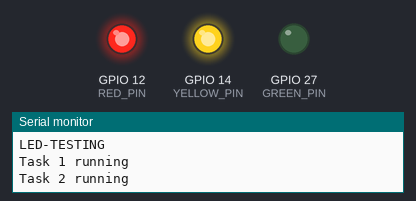
The sketch below on a simulated ESP32. Shown: output pins drawn as LEDs (lit = HIGH), the last lines printed to the serial monitor.

Above: at 0.65 s.
At 3.35 s:
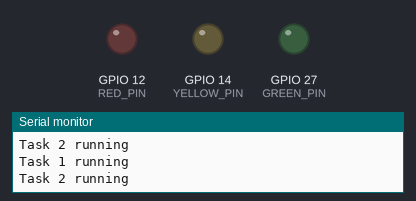
Timing chart, 0 to 3.6 s (numbered marks = the images above):
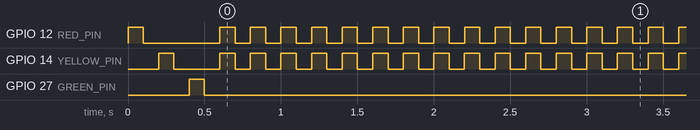

Measured:
- by itself, GPIO 12 (RED_PIN), GPIO 14 (YELLOW_PIN): repeats every 0.20 s: HIGH 0.10 s, LOW 0.10 s

The sketch:

vTask.ino
```cpp
#include <Arduino.h>
#include <stdio.h>

#define RED_PIN 12
#define YELLOW_PIN 14
#define GREEN_PIN 27

// Task handles (optional)
TaskHandle_t Task1Handle = NULL;
TaskHandle_t Task2Handle = NULL;

// Example task functions
void Task1(void *pvParameters) {
  for (;;) {
    Serial.println("Task 1 running");
    digitalWrite(YELLOW_PIN, HIGH);
    vTaskDelay(100 / portTICK_PERIOD_MS);
    digitalWrite(YELLOW_PIN, LOW);
    vTaskDelay(100 / portTICK_PERIOD_MS);
  }
}

void Task2(void *pvParameters) {
  for (;;) {
    Serial.println("Task 2 running");
    digitalWrite(RED_PIN, HIGH);
    vTaskDelay(100 / portTICK_PERIOD_MS);
    digitalWrite(RED_PIN, LOW);
    vTaskDelay(100 / portTICK_PERIOD_MS);
  }
}

void setup()
{
  Serial.begin(9600);
  // config LEDS
  Serial.println("LED-TESTING");
  pinMode(RED_PIN, OUTPUT);
  pinMode(YELLOW_PIN, OUTPUT);
  pinMode(GREEN_PIN, OUTPUT);
  digitalWrite(RED_PIN, HIGH);
  delay(100);
  digitalWrite(RED_PIN, LOW);
  delay(100);
  digitalWrite(YELLOW_PIN, HIGH);
  delay(100);
  digitalWrite(YELLOW_PIN, LOW);
  delay(100);
  digitalWrite(GREEN_PIN, HIGH);
  delay(100);
  digitalWrite(GREEN_PIN, LOW);
  delay(100);

  // Create tasks
  xTaskCreate(
    Task1,           // Task function
    "Task1",         // Name
    2048,            // Stack size (ESP32 needs more stack, e.g., 2048 bytes)
    NULL,            // Parameters
    1,               // Priority
    &Task1Handle     // Task handle
  );

  xTaskCreate(
    Task2,
    "Task2",
    2048,           // Stack size for ESP32
    NULL,
    1,
    &Task2Handle
  );
}

void loop()
{
  // Empty. Tasks run independently.
}
```
